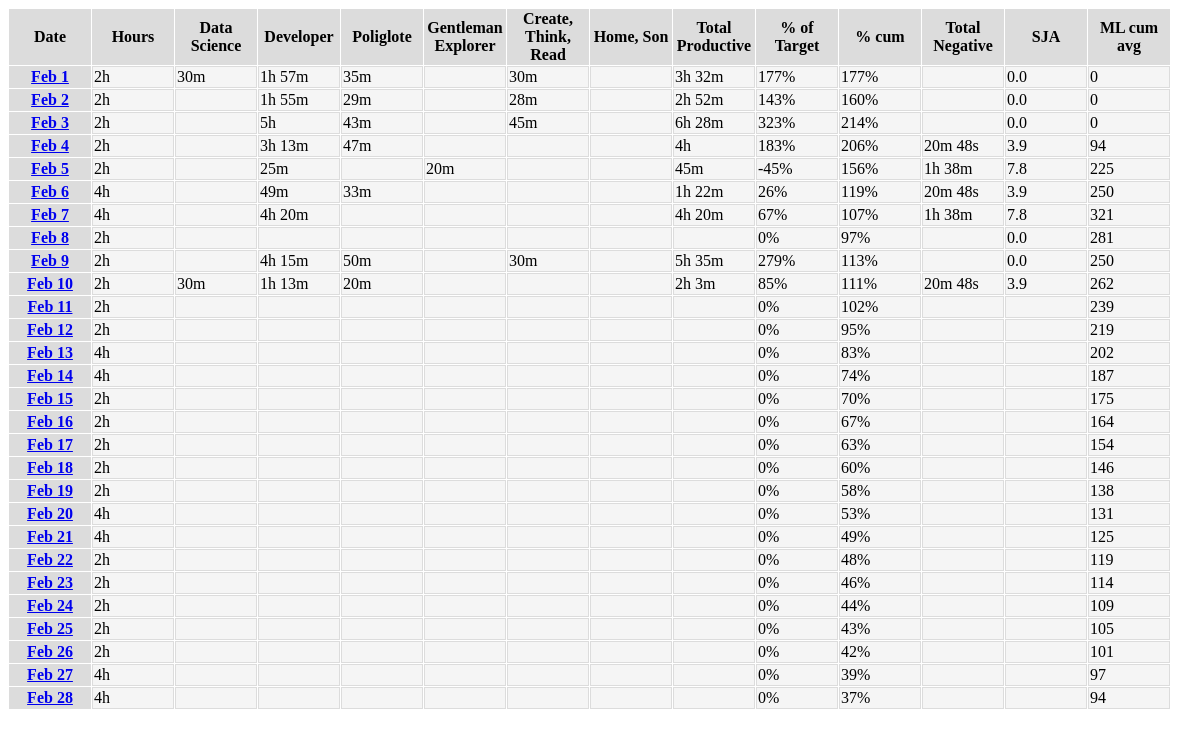
Before: / with the older database file.
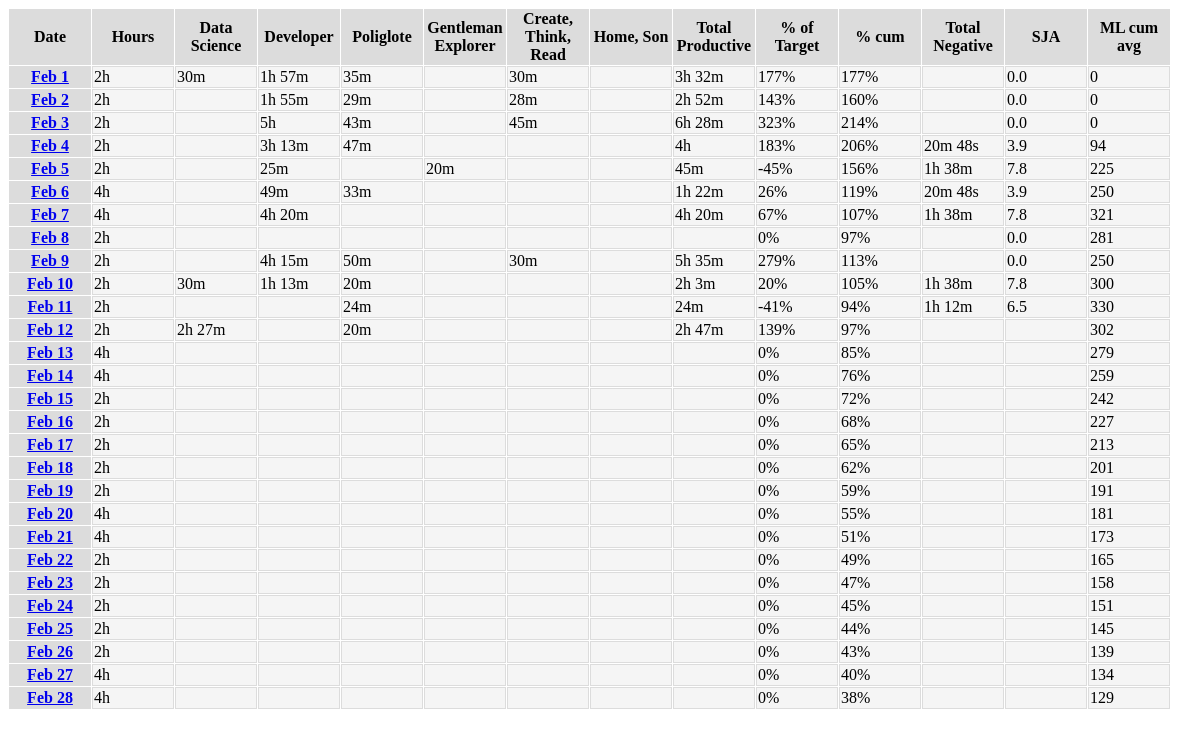
After: the same page with the newer database file.
### mymonth/models.py (models this page shows, shortened)
class Days(db.Model):
    id = db.Column(db.Date, primary_key = True)
    ds = db.Column(db.Interval)   # Data Science
    dev = db.Column(db.Interval)  # Developer
    pol = db.Column(db.Interval)  # Poliglote
    ge = db.Column(db.Interval)   # Gentleman Explorer
    crt = db.Column(db.Interval)  # Create Read Think
    hs = db.Column(db.Interval)   # Home Son
    alk = db.Column(db.Float)     # Alko

### mymonth/routes.py (the view)
@app.route('/')
def home():
    month_start, month_end, month_all_days = get_month_days(REF_DATE)
    days = Days.query.filter(Days.id >= month_start).filter(Days.id <= month_end).all()
    days_in_db = [day.id for day in days]
    for day_index in month_all_days:
        if day_index not in days_in_db:
            db.session.add(Days(id=day_index))
        db.session.commit()
    days = Days.query.filter(Days.id >= month_start).filter(Days.id <= month_end).all()
    cum_TargetHours = timedelta()
    cum_TotalProductive = timedelta()
    cum_TotalNegative = timedelta()
    cum_alk = 0
    for i, day in enumerate(days, start=1):
        day.s_TargetHours = get_target_productive_hours_per_day(day.id)
        day.s_TotalProductive = timedelta(seconds=0)
        for col in ['ds', 'dev', 'pol', 'ge', 'crt', 'hs']:
            value = getattr(day, col)
            if value is not None:
                day.s_TotalProductive += value
        day.s_TotalNegative = timedelta(seconds=0)
        if day.alk is not None:
            day.s_TotalNegative = max(day.alk - 2.86, 0)*timedelta(minutes=20)
            cum_alk += day.alk
        day.s_PercOfTarget = (day.s_TotalProductive - day.s_TotalNegative) / day.s_TargetHours
        cum_TargetHours += day.s_TargetHours
        cum_TotalProductive += day.s_TotalProductive
        cum_TotalNegative += day.s_TotalNegative
        day.cum_PercOfTarget = (cum_TotalProductive - cum_TotalNegative) / cum_TargetHours
        day.cum_alk = (cum_alk / i) / 7.8 * 750
    return render_template('home.html', days=days, f_string_from_duration=string_from_duration, f_string_from_float=string_from_float)

### mymonth/utils.py (called while the page is built)
def get_month_days(reference_date):
    first_day = date(year=reference_date.year, month=reference_date.month, day=1)
    last_day = date(year=reference_date.year, month=reference_date.month, day=monthrange(year=reference_date.year, month=reference_date.month)[1])
    days_in_month = (last_day - first_day).days + 2
    all_days = [date(year=first_day.year, month=first_day.month, day=day) for day in range(1, days_in_month)]
    return first_day, last_day, all_days

def string_from_duration(x):
    if isinstance(x, datetime):
        x = x - datetime(1970, 1, 1)
    if x is None or x is NaT or x.total_seconds() == 0:
        return ''
    total_seconds = x.total_seconds()
    days = total_seconds // 86400
    total_seconds -= days * 86400
    hours = total_seconds // 3600
    total_seconds -= hours * 3600
    minutes = total_seconds // 60
    total_seconds -= minutes * 60
    seconds = total_seconds
    duration_items = [(days, 'd'), (hours, 'h'), (minutes, 'm'), (seconds, 's')]
    non_zero_items = 0
    for item in duration_items:
        if item[0] != 0:
            non_zero_items += 1
    if non_zero_items > 2:
        duration_items.pop(-1)
    outcome = ''
    for item in duration_items:
        if item[0] != 0:
            outcome += f'{int(item[0])}{item[1]} '
    return outcome[:-1]

def string_from_float(x):
    outcome = x
    if x is None:
        outcome = ''
    return outcome

def get_target_productive_hours_per_day(input_date):
    weekday_nb = input_date.weekday()
    dict_productive_hours_per_weekday = {0: 2, 1: 2, 2: 2, 3: 2, 4: 2, 5: 4, 6: 4}
    return timedelta(hours=dict_productive_hours_per_weekday.get(weekday_nb))

### mymonth/templates/home.html
{% extends "layout.html" %}
{% block content %}
<table>
    <tr>
        <th>Date</th>
        <th>Hours</th>
        <th>Data Science</th>
        <th>Developer</th>
        <th>Poliglote</th>
        <th>Gentleman Explorer</th>
        <th>Create, Think, Read</th>
        <th>Home, Son</th>
        <th>Total Productive</th>
        <th>% of Target</th>
        <th>% cum</th>
        <th>Total Negative</th>
        <th>SJA</th>
        <th>ML cum avg</th>
    </tr>
{% for day in days %}
    <tr>
        <th><a href="{{url_for('edit_day', id_day=day.id) }}">{{ day.id.strftime('%b %e') }}</a></th>
        <td>{{ f_string_from_duration(day.s_TargetHours) }}</td>
        <td>{{ f_string_from_duration(day.ds) }}</td>
        <td>{{ f_string_from_duration(day.dev) }}</td>
        <td>{{ f_string_from_duration(day.pol) }}</td>
        <td>{{ f_string_from_duration(day.ge) }}</td>
        <td>{{ f_string_from_duration(day.crt) }}</td>
        <td>{{ f_string_from_duration(day.hs) }}</td>
        <td>{{ f_string_from_duration(day.s_TotalProductive) }}</td>
        <td>{{ '{:0.0%}'.format(day.s_PercOfTarget) }}</td>
        <td>{{ '{:0.0%}'.format(day.cum_PercOfTarget) }}</td>
        <td>{{ f_string_from_duration(day.s_TotalNegative) }}</td>
        <td>{{ f_string_from_float(day.alk) }}</td>
        <td>{{ '{:0,.0f}'.format(day.cum_alk) }}</td>
    </tr>
{% endfor %}
</table>
{% endblock content %}

### mymonth/templates/layout.html (shortened to what this page needs)
<!DOCTYPE html>
<html lang="en">
<head>
    <link rel="stylesheet" href="{{ url_for('static', filename='styles.css')}}">
</head>
<body>
    {% block content %}{% endblock %}
</body>
</html>

### mymonth/static/styles.css (style rules this page uses)
table { border-spacing: 1px; }
td { background-color: whitesmoke; border: 1px solid gainsboro; }
th { background-color: gainsboro; width: 80px; }

Changed rows visible on the page:
changed Days (number 10 of 28 on the later page): s_PercOfTarget "85%" → "20%"; cum_PercOfTarget "111%" → "105%"; f_string_from_duration "20m 48s" → "1h 38m"; alk "3.9" → "7.8"; cum_alk "262" → "300"
changed Days (number 11 of 28 on the later page): pol (not shown) → "24m"; f_string_from_duration (not shown) → "24m"; s_PercOfTarget "0%" → "-41%"; cum_PercOfTarget "102%" → "94%"; f_string_from_duration (not shown) → "1h 12m"; alk (not shown) → "6.5"; cum_alk "239" → "330"
changed Days (number 12 of 28 on the later page): ds (not shown) → "2h 27m"; pol (not shown) → "20m"; f_string_from_duration (not shown) → "2h 47m"; s_PercOfTarget "0%" → "139%"; cum_PercOfTarget "95%" → "97%"; cum_alk "219" → "302"
changed Days (number 13 of 28 on the later page): cum_PercOfTarget "83%" → "85%"; cum_alk "202" → "279"
changed Days (number 14 of 28 on the later page): cum_PercOfTarget "74%" → "76%"; cum_alk "187" → "259"
changed Days (number 15 of 28 on the later page): cum_PercOfTarget "70%" → "72%"; cum_alk "175" → "242"
changed Days (number 16 of 28 on the later page): cum_PercOfTarget "67%" → "68%"; cum_alk "164" → "227"
changed Days (number 17 of 28 on the later page): cum_PercOfTarget "63%" → "65%"; cum_alk "154" → "213"
changed Days (number 18 of 28 on the later page): cum_PercOfTarget "60%" → "62%"; cum_alk "146" → "201"
changed Days (number 19 of 28 on the later page): cum_PercOfTarget "58%" → "59%"; cum_alk "138" → "191"
computed for Days (number 20 of 28 on the later page): cum_PercOfTarget "53%" → "55%"; cum_alk "131" → "181"
changed Days (number 21 of 28 on the later page): cum_PercOfTarget "49%" → "51%"; cum_alk "125" → "173"
changed Days (number 22 of 28 on the later page): cum_PercOfTarget "48%" → "49%"; cum_alk "119" → "165"
changed Days (number 23 of 28 on the later page): cum_PercOfTarget "46%" → "47%"; cum_alk "114" → "158"
changed Days (number 24 of 28 on the later page): cum_PercOfTarget "44%" → "45%"; cum_alk "109" → "151"
changed Days (number 25 of 28 on the later page): cum_PercOfTarget "43%" → "44%"; cum_alk "105" → "145"
changed Days (number 26 of 28 on the later page): cum_PercOfTarget "42%" → "43%"; cum_alk "101" → "139"
changed Days (number 27 of 28 on the later page): cum_PercOfTarget "39%" → "40%"; cum_alk "97" → "134"
changed Days (number 28 of 28 on the later page): cum_PercOfTarget "37%" → "38%"; cum_alk "94" → "129"
